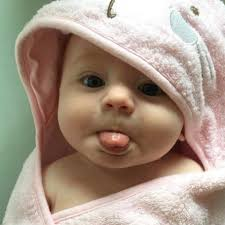
#> input picture images/images/baby2.jpg, 225 x 225 px, found by its file name
$ python GianAnh.py
#> lines starting #> are read from the running program, lines starting #| are printed output that depends on the picture
import cv2
import numpy as np
import matplotlib.pyplot as plt

def dilation_image(image_path, kernel_size=(3, 3)):
    # Read the grayscale image
#> called with image_path = 'images/baby2.jpg', kernel_size = (3, 3)
    image = cv2.imread(image_path, cv2.IMREAD_GRAYSCALE)
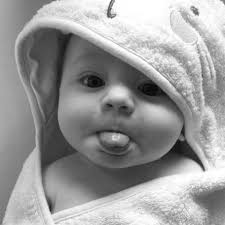
#> image: shape (225, 225); min 3, max 255, mean 154.7

    # Check if the image is valid
    if image is None:
        print("Unable to read the image.")
        return

    # Create a kernel for dilation
    kernel = np.ones(kernel_size, np.uint8)

    # Perform dilation
    dilated_image = cv2.dilate(image, kernel, iterations=1)
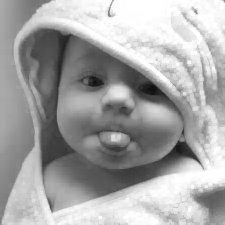
#> dilated_image: shape (225, 225); min 14, max 255, mean 166.1

    # Display the results
    plt.figure(figsize=(10, 4))

    plt.subplot(1, 2, 1)
    plt.imshow(image, cmap='gray')
    plt.title('Original Image')

    plt.subplot(1, 2, 2)
    plt.imshow(dilated_image, cmap='gray')
    plt.title('Dilated Image')

    plt.show()
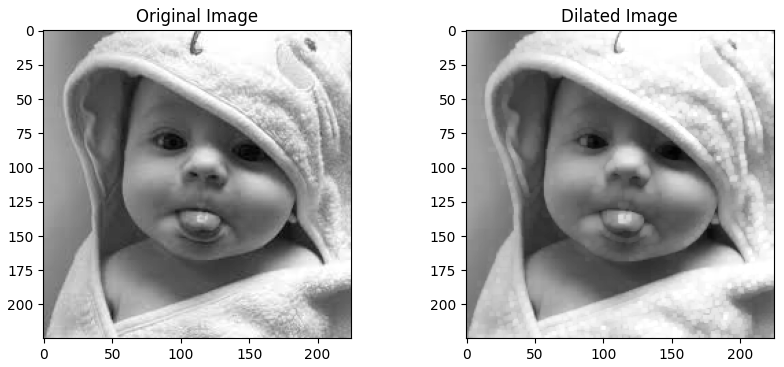
#> figure drawn by matplotlib, 2 panels

# Example usage
image_path =  'images/baby2.jpg'   # Change the path to your actual image
dilation_image(image_path)

$ run again, with images/images/baby3.jpg copied over images/images/baby2.jpg
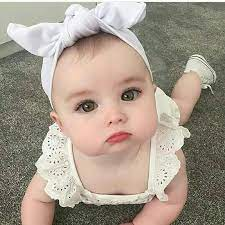
#> input picture images/images/baby3.jpg, 225 x 225 px, found by its file name
#> in dilation_image, `dilated_image = cv2.dilate(image, kernel, iterations=1)`:
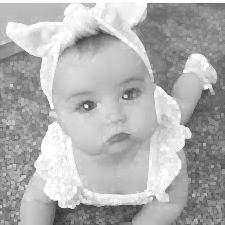
#> dilated_image: shape (225, 225); min 45, max 255, mean 177
#> in dilation_image, `plt.show()`:
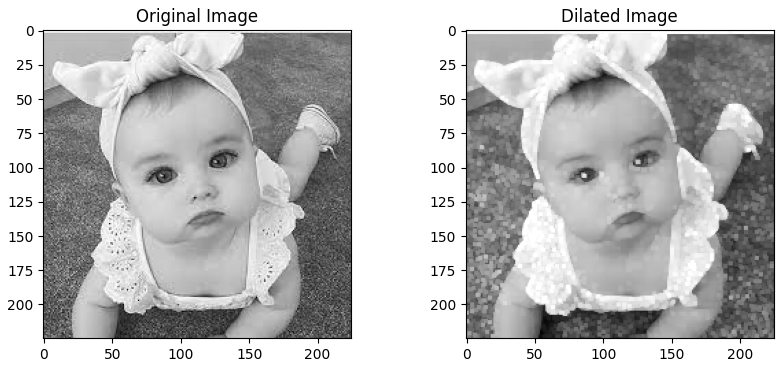
#> figure drawn by matplotlib, 2 panels

$ run again, with images/images/baby4.jpg copied over images/images/baby2.jpg
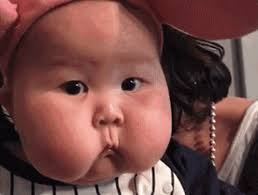
#> input picture images/images/baby4.jpg, 258 x 195 px, found by its file name
#> in dilation_image, `dilated_image = cv2.dilate(image, kernel, iterations=1)`:
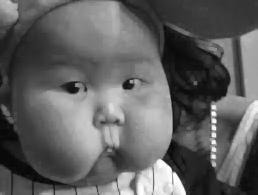
#> dilated_image: shape (195, 258); min 7, max 255, mean 96.4
#> in dilation_image, `plt.show()`:
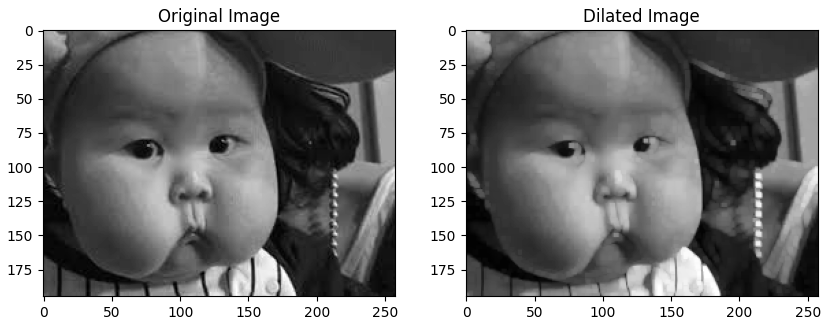
#> figure drawn by matplotlib, 2 panels
